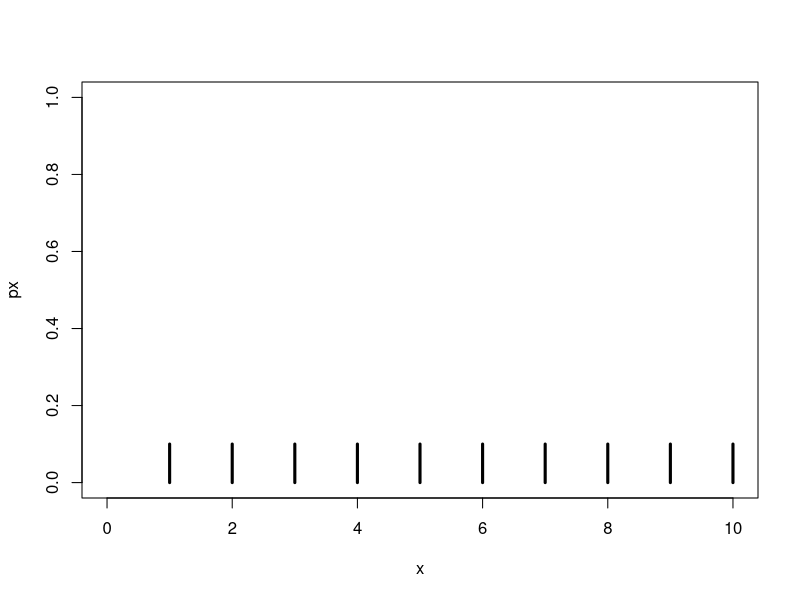
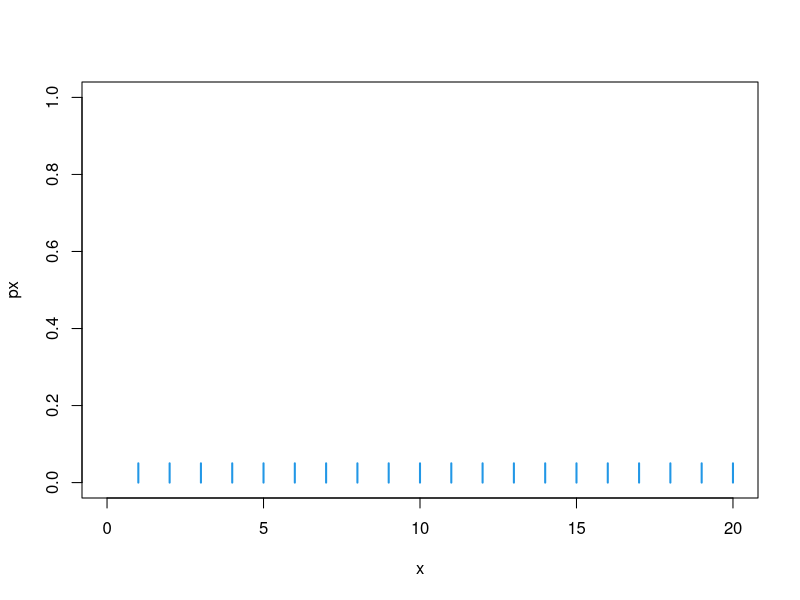
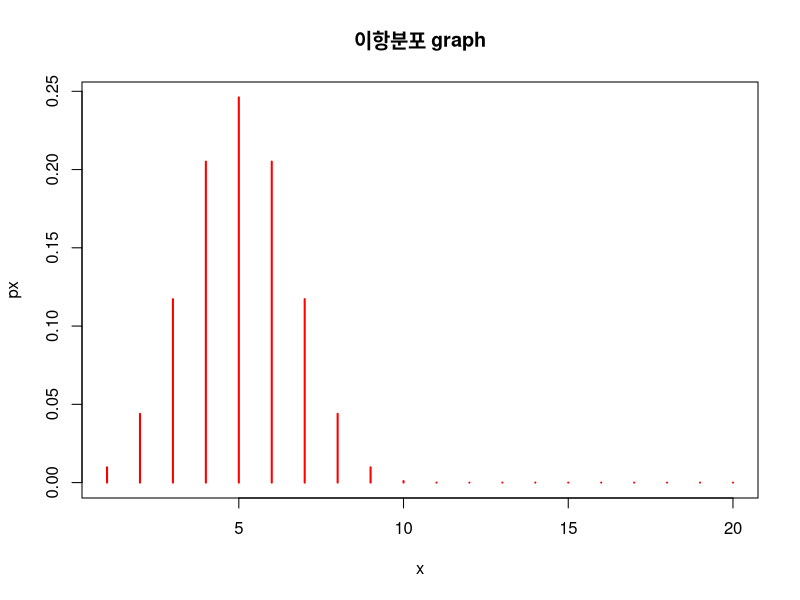
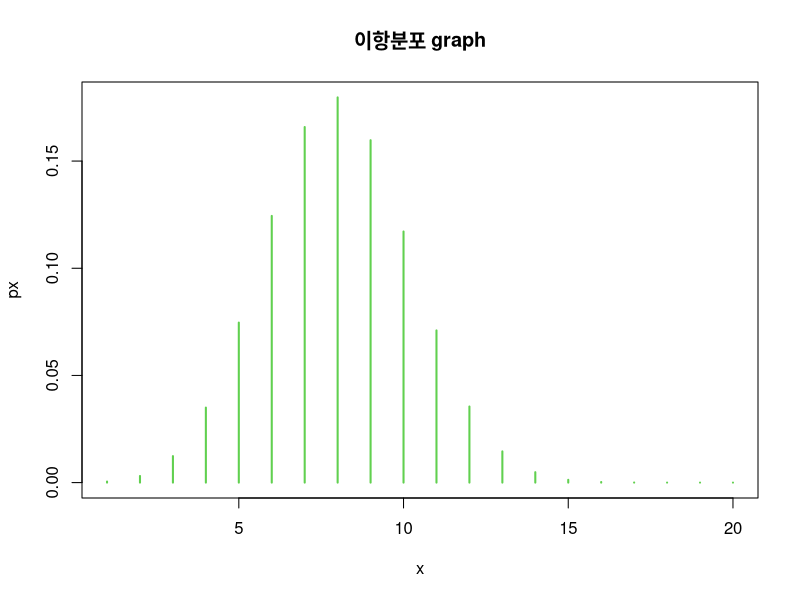
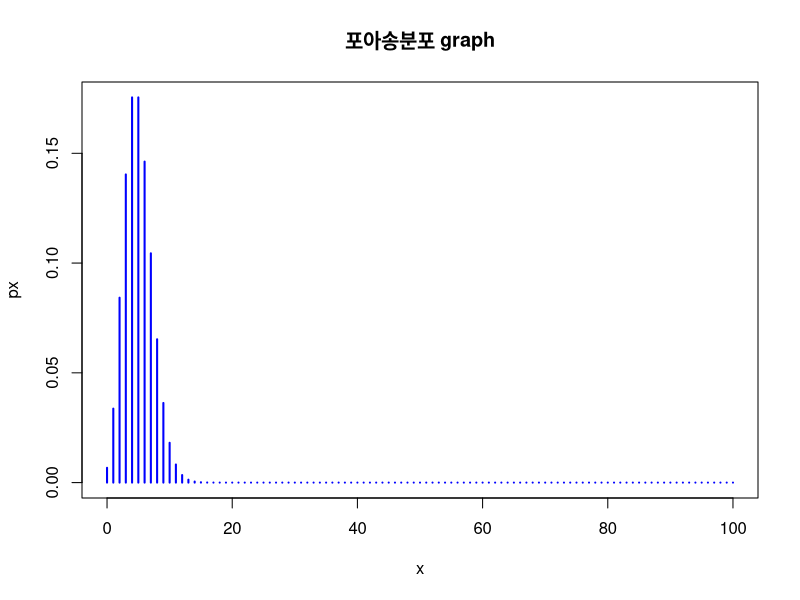
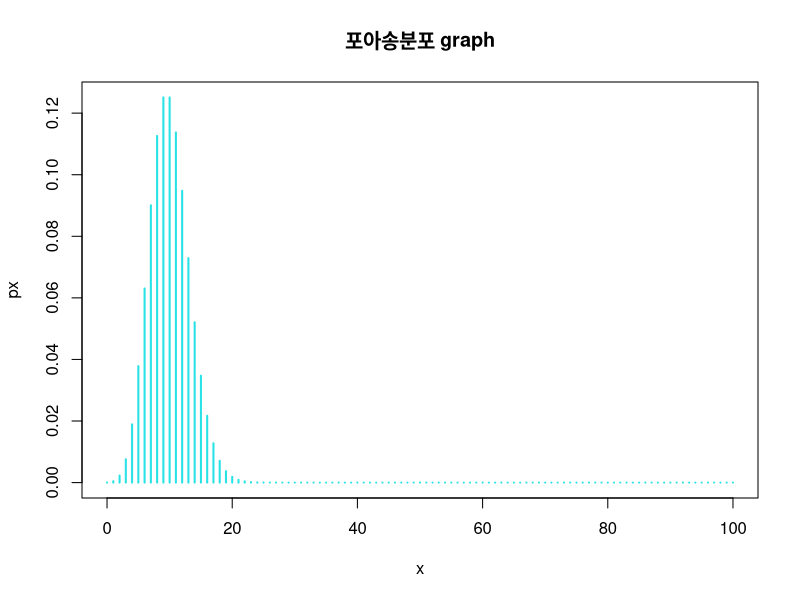
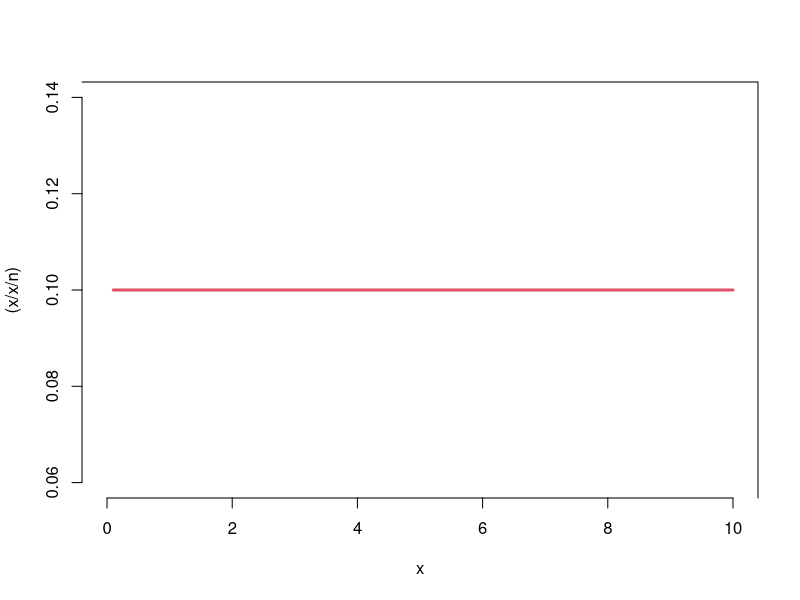
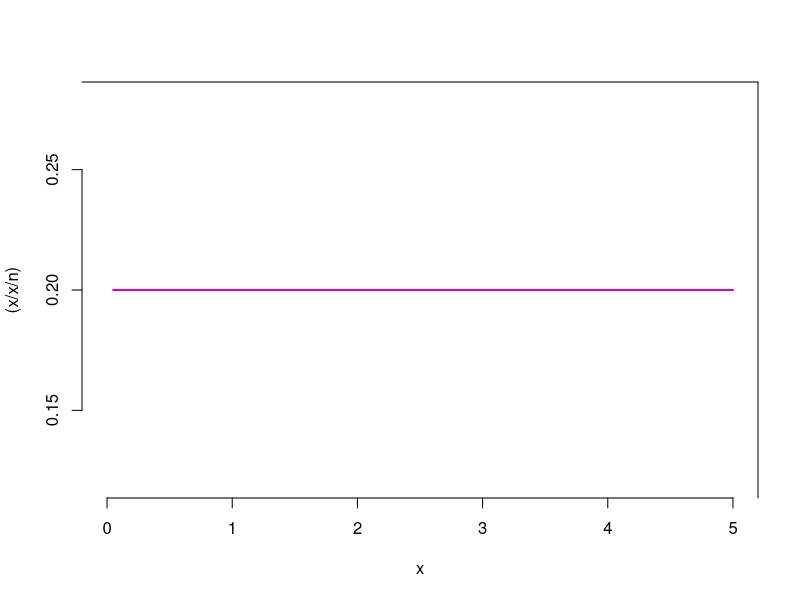

R code for these plots, in order:
# 이산형 일양분포
n = 10
p = 1 / n
x = c(1:n); x
px = x * (1 / x) * p; px
plot(x, px, type = 'h', xlim = c(0, n), ylim = c(0, 1), lwd = 3)


# 실습1
n = 20
p = 1 / n
x = c(1:n)
px = x * (1 / x) * p
plot(x, px, type = 'h', xlim = c(0, n), ylim = c(0, 1), lwd = 2, col = 20)


# 이항분포
n = 10; p = .5
px = choose(n, x) * p^x * (1 - p)^(n - x); px
plot(x, px, main = '이항분포 graph', type = 'h', lwd = 2, col = 'red')


# 실습2
n = 20; p = .4
px = choose(n, x) * p^x * (1 - p)^(n - x)
plot(x, px, main = '이항분포 graph', type = 'h', lwd = 2, col = 51)


# 포아송분포
n = 100; m = 5
x = c(0:n); x
px = exp(1)^(-m) * m^x / factorial(x); px
plot(x, px, main = '포아송분포 graph', type = 'h', lwd = 2, col = 'blue')


# 실습3
n = 100; m = 10
x = c(0:n)
px = exp(1)^(-m) * m^x / factorial(x)
plot(x, px, main = '포아송분포 graph', type = 'h', lwd = 2, col = 53)


# 연속형 일양분포
n = 10
curve((x / x / n), 0, n, bty = '7', col = 2, lwd = 3)


# 실습4
n = 5
curve((x / x / n), 0, n, bty = '7', col = 54, lwd = 2)


# 정규분포
m = 0; s2 = 1
curve(1 / sqrt(2 * pi * s2) * exp(-(x - m)^2 / (2 * s2)), -5, 5, bty = 'o', col = 3, lwd = 3); abline(v = 0, h = 0)


# 실습5
m = 3; s2 = .1
curve(1 / sqrt(2 * pi * s2) * exp(-(x - m)^2 / (2 * s2)), -5, 5, bty = 'o', col = 55, lwd = 5); abline(v = 0, h = 0)


# 정규분포 겹쳐서
m = 0; s2 = 1
curve(1 / sqrt(2 * pi * s2) * exp(-(x - m)^2 / (2 * s2)), -10, 10, col = 1); abline(v = 0, h = 0)
m = 0; s2 = 2
curve(1 / sqrt(2 * pi * s2) * exp(-(x - m)^2 / (2 * s2)), -10, 10, col = 2, add = T)
m = 0; s2 = 3
curve(1 / sqrt(2 * pi * s2) * exp(-(x - m)^2 / (2 * s2)), -10, 10, col = 3, add = T)
m = 0; s2 = 4
curve(1 / sqrt(2 * pi * s2) * exp(-(x - m)^2 / (2 * s2)), -10, 10, col = 4, add = T)


# 실습6
m = 0; s2 = 1
curve(1 / sqrt(2 * pi * s2) * exp(-(x - m)^2 / (2 * s2)), -10, 10, col = 58, lwd = 3); abline(v = 0, h = 0)
m = 1; s2 = 1.5
curve(1 / sqrt(2 * pi * s2) * exp(-(x - m)^2 / (2 * s2)), -10, 10, col = 59, lwd = 3, add = T)
m = 2; s2 = 2
curve(1 / sqrt(2 * pi * s2) * exp(-(x - m)^2 / (2 * s2)), -10, 10, col = 60, lwd = 3, add = T)
m = 3; s2 = 2.5
curve(1 / sqrt(2 * pi * s2) * exp(-(x - m)^2 / (2 * s2)), -10, 10, col = 61, lwd = 3, add = T)